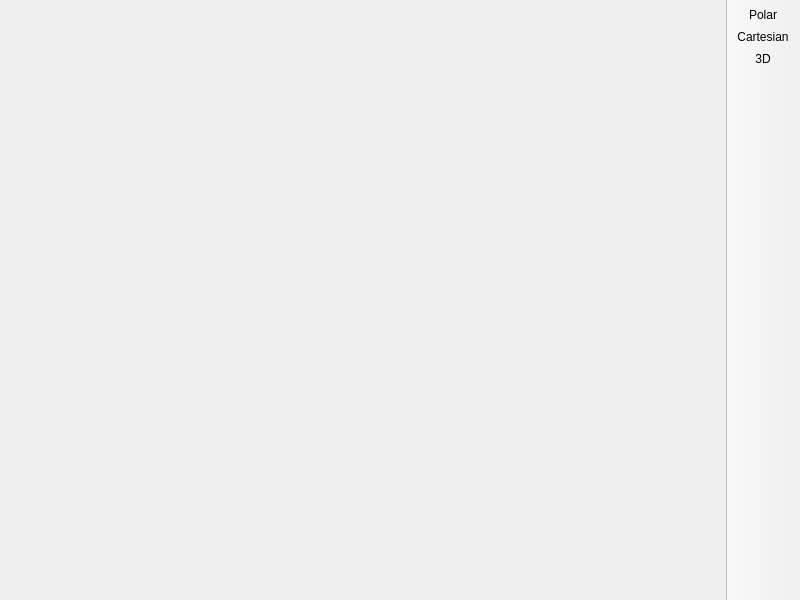
<?xml version="1.0" encoding="UTF-8"?>
<ui version="4.0">
 <class>PlotWidget</class>
 <widget class="QMainWindow" name="PlotWidget">
  <property name="geometry">
   <rect>
    <x>0</x>
    <y>0</y>
    <width>800</width>
    <height>600</height>
   </rect>
  </property>
  <property name="windowTitle">
   <string>MainWindow</string>
  </property>
  <widget class="DockArea" name="dock_area"/>
  <widget class="QToolBar" name="plot_toolbar">
   <property name="windowTitle">
    <string>toolBar</string>
   </property>
   <property name="movable">
    <bool>false</bool>
   </property>
   <property name="allowedAreas">
    <set>Qt::RightToolBarArea</set>
   </property>
   <property name="iconSize">
    <size>
     <width>48</width>
     <height>48</height>
    </size>
   </property>
   <property name="floatable">
    <bool>false</bool>
   </property>
   <attribute name="toolBarArea">
    <enum>RightToolBarArea</enum>
   </attribute>
   <attribute name="toolBarBreak">
    <bool>false</bool>
   </attribute>
   <addaction name="add_polar_action"/>
   <addaction name="add_cart_action"/>
   <addaction name="add_3d_action"/>
  </widget>
  <action name="add_polar_action">
   <property name="icon">
    <iconset resource="resources.qrc">
     <normaloff>:/icons/add_polar.png</normaloff>:/icons/add_polar.png</iconset>
   </property>
   <property name="text">
    <string>Polar</string>
   </property>
   <property name="toolTip">
    <string>Add Polar Plot</string>
   </property>
  </action>
  <action name="add_cart_action">
   <property name="icon">
    <iconset resource="resources.qrc">
     <normaloff>:/icons/add_cartesian.png</normaloff>:/icons/add_cartesian.png</iconset>
   </property>
   <property name="text">
    <string>Cartesian</string>
   </property>
   <property name="toolTip">
    <string>Add Cartesian Plot</string>
   </property>
  </action>
  <action name="add_3d_action">
   <property name="text">
    <string>3D</string>
   </property>
  </action>
 </widget>
 <customwidgets>
  <customwidget>
   <class>DockArea</class>
   <extends>QWidget</extends>
   <header>pyqtgraph.dockarea</header>
   <container>1</container>
  </customwidget>
 </customwidgets>
 <resources>
  <include location="resources.qrc"/>
 </resources>
 <connections/>
</ui>
